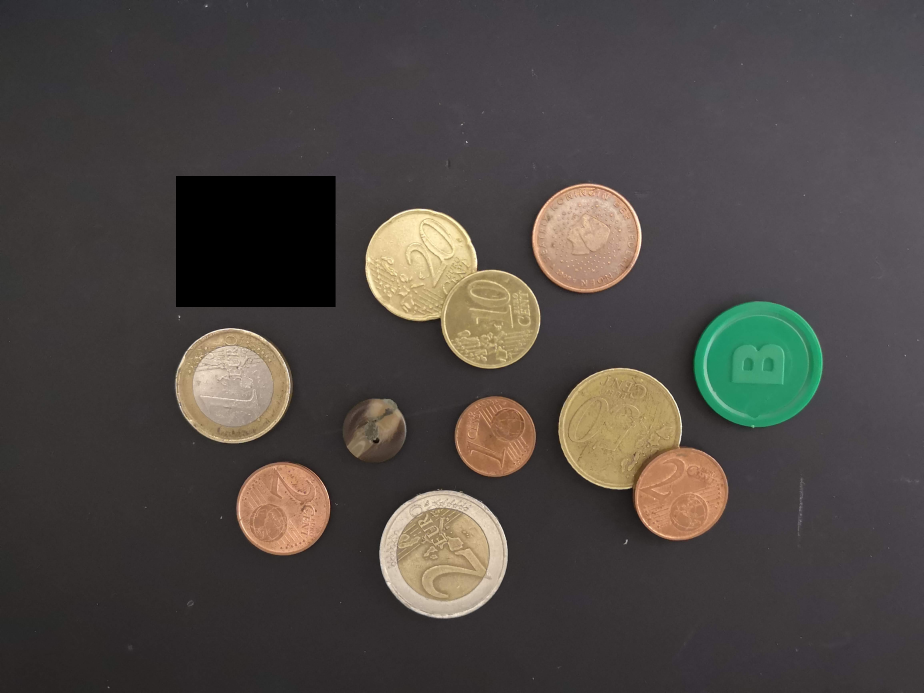
#> input picture Photos/z2_edit.png, 4618 x 3464 px (shown at 1/5 size); its folder holds 5 pictures in this run
$ python main.py
#> lines starting #> are read from the running program, lines starting #| are printed output that depends on the picture; long printed decimals are rounded
# Quinty van Dijk en Bas Vermeulen

import sys
import cv2 as cv
import numpy as np
import os
from matplotlib import pyplot as plt

# Coin class, holds all properties of a coin and can calc it's value
class Coin:
    def __init__(self, number, circle, value=0, material="None"):
        self.number = number
        self.circle = circle
        self.area = self.circle[2]**2*np.pi
        self.material = material
        self.biggest = False
        self.value = value

    # Calc coin value with the area of the biggest coin and it's value
    def calc_value(self, biggest_area, biggest_value):
        ratio = self.area / biggest_area
        if self.value == 0:
            if self.material == "copper":
                if biggest_value == 2:
                    if ratio > 1:
                        self.value = 0
                    if 0.3 < ratio < 0.48:
                        self.value = 0.01
                    if 0.48 < ratio < 0.74:
                        self.value = 0.02
                    if 0.74 < ratio < 0.9:
                        self.value = 0.05
            if self.material == "messing":
                if biggest_value == 2:
                    if ratio > 1:
                        self.value = 0
                    if 0.45 < ratio < 0.75:
                        self.value = 0.10
                    if 0.75 < ratio < 0.9:
                        self.value = 0.20
                    if 0.9 < ratio < 1.05:
                        self.value = 0.50


# Function checks if a coin is a 1 euro or 2 euro coin
def is_euro(hsv_img, circle):
    x, y, r = circle

    # Get color value of center of coin and of edge
    hsv1 = hsv_img[y, x]
    hsv2 = hsv_img[int(y+(r*0.9)), x]

    # Get dif in saturation
    diff = abs(int(hsv1[1]) - int(hsv2[1])) # converting to int to tackle overflow errors
    print(diff)
    print(hsv1, hsv2)

    # if heu is less than 50 this is not a euro coin
    if hsv1[0] < 50:
        return False

    # if diff is bigger than 38 its a 1 euro or 2 euro coin
    if diff > 38:
        if hsv1[1] < hsv2[1]: # If outside has bigger saturation than inside its a 1 euro
            print("1 Euro")
            return 1
        else:
            print("2 Euro")
            return 2
    else: # calc average color of coin and find if it's a copper or messing coin
        circle_img = np.zeros((src.shape[0], src.shape[1]), np.uint8)
        cv.circle(circle_img, (x, y), int(r*0.8), (255, 255, 255), -1)
        data_rgb = cv.mean(hsv_img, mask=circle_img)[:3]
        print(data_rgb)
        if data_rgb[1] > 75 and data_rgb[2] > 70:
            if data_rgb[0] > 105:
                print("copper")
                return 5
            else:
                return 10
        else:
            return False


photos = os.listdir('./Photos')
src = cv.imread("./Photos/" + "z2_edit.png", cv.IMREAD_COLOR)
#> src is the input picture: shape (3464, 4618, 3); mean B, G, R 67.7, 71.4, 76.7

# Check if image is loaded correctly
if src is None:
    print('Error opening image!')

cv.namedWindow("detected circles", cv.WINDOW_NORMAL)
cv.resizeWindow("detected circles", 1200, 900)

coins = []

while True:
    # convert to grayscale
    gray = cv.cvtColor(src, cv.COLOR_BGR2GRAY)
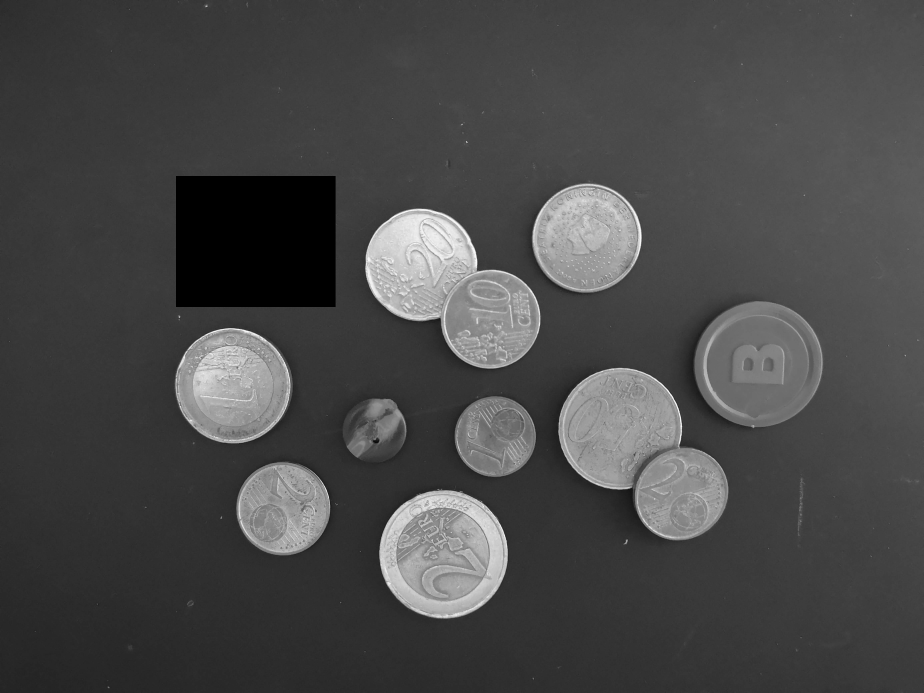
#> gray: shape (3464, 4618) (shown at 1/5 size); min 0, max 254, mean 72.4

    # apply median blur to show edges better, relative big kernel because high resolution picture
    gray = cv.medianBlur(gray, 15)

    # Find circles
    rows = gray.shape[0]
#> rows = 3464
    circles = cv.HoughCircles(gray, cv.HOUGH_GRADIENT, 1, rows / 10,
                              param1=200, param2=23,
                              minRadius=100, maxRadius=300)
#> circles = [[1165.5, 1932.5, 284.3], [2450.5, 1595.5, 247.6], [2474.5, 2182.5, 201.4], [2930.5, 1185.5, 277], [1416.5, 2542.5, 234.3], [2105.5, 1325.5, 279.9], [3090.5, 2144.5, 299.4], [3385.5, 2444.5, 256.7], [3782.5, 1824.5, 249.1], [2196.5, 2759.5, 299.4]]

    # Create a copy for visualization
    show = src.copy()

    if circles is not None:
        circles = np.uint16(np.around(circles))
#> circles = [[1166, 1932, 284], [2450, 1596, 248], [2474, 2182, 201], [2930, 1186, 277], [1416, 2542, 234], [2106, 1326, 280], [3090, 2144, 299], [3386, 2444, 257], [3782, 1824, 249], [2196, 2760, 299]]

        # This for loop looks for the biggest coin on screen. Stops when it found a 2 euro coin
        for i, circle in enumerate(circles[0, :]):
            return_euro = is_euro(cv.cvtColor(src, cv.COLOR_RGB2HSV), circle)
            if return_euro == 2:
                biggest_coin = circle, 2, circle[2]**2*np.pi
                break

            if return_euro == 1:
                biggest_coin = circle, 1, circle[2]**2*np.pi
#> this loop made 10 passes
#> (x in is_euro, y in is_euro, r in is_euro, hsv1 in is_euro, hsv2 in is_euro, diff in is_euro, return_euro, biggest_coin) on passes 1, 10: (1166, 1932, 284, [105, 42, 189], [102, 99, 147], 57, 1, ([1166, 1932, 284], 1, 253388.3)), (2196, 2760, 299, [101, 101, 162], [103, 43, 201], 58, 2, ([2196, 2760, 299], 2, 280861.5))
#> (x in is_euro, y in is_euro, r in is_euro, hsv1 in is_euro, hsv2 in is_euro, diff in is_euro, data_rgb in is_euro, return_euro) on passes 2 to 7: (2450, 1596, 248, [99, 99, 182], [100, 106, 152], 7, (99.35, 103.3, 171.7), 10), (2474, 2182, 201, [107, 140, 144], [109, 135, 163], 5, (108.2, 133.6, 164.2), 5), (2930, 1186, 277, [106, 77, 215], [110, 98, 177], 21, (107.7, 75.92, 200.9), 5), (1416, 2542, 234, [109, 105, 207], [109, 115, 190], 10, (108.9, 114.7, 194.5), 5), (2106, 1326, 280, [99, 81, 232], [100, 85, 232], 4, (98.99, 86.83, 220.9), 10), (3090, 2144, 299, [99, 113, 178], [100, 113, 174], 0, (100.1, 113.6, 173.4), 10)
#> (printed output is left out)

        # When no biggest coin is found stop program
        if biggest_coin:
            print("Biggest coin: ", biggest_coin)
#| Biggest coin:  (array([2196, 2760,  299], dtype=uint16), 2, 280861.525)
        else:
            raise Exception

        # For every circle found check which coin it is
        for i, circle in enumerate(circles[0, :]):
            print("coin nr: ", i)
            x, y, r = circle
            center = (x, y)
            # print circle number to img
            cv.putText(show, str(i), (x, y), cv.FONT_HERSHEY_PLAIN, 4,
                       (255, 0, 0), 6)

            # check if circle is 1 or 2 euro or messing or copper, then print it to screen and add coin to coin array
            return_euro = is_euro(cv.cvtColor(src, cv.COLOR_RGB2HSV), circle)
            if return_euro == 1:
                cv.circle(show, center, r, (255, 0, 0), 3)
                cv.putText(show, "1 Euro", (x, y+50), cv.FONT_HERSHEY_PLAIN, 4,
                           (255, 255, 255), 4)
                coins.append(Coin(i, circle, value=1))

            if return_euro == 2:
                cv.circle(show, center, r, (0, 255, 0), 3)
                cv.putText(show, "2 Euro", (x, y+50), cv.FONT_HERSHEY_PLAIN, 4,
                           (255, 255, 255), 4)
                coins.append(Coin(i, circle, value=2))

            if return_euro == 10:
                cv.circle(show, center, r, (0, 0, 255), 3)
                cv.putText(show, "messing", (x, y+50), cv.FONT_HERSHEY_PLAIN, 4,
                           (255, 255, 255), 4)
                coins.append(Coin(i, circle, material="messing"))

            if return_euro == 5:
                cv.circle(show, center, r, (255, 255, 0), 3)
                cv.putText(show, "copper", (x, y+50), cv.FONT_HERSHEY_PLAIN, 4,
                           (255, 255, 255), 4)
                coins.append(Coin(i, circle, material="copper"))

            if not return_euro:
                cv.circle(show, center, r, (125, 125, 125), 3)
#> this loop made 10 passes
#> (hsv1 in is_euro, hsv2 in is_euro, diff in is_euro, return_euro) on passes 1, 10: ([105, 42, 189], [102, 99, 147], 57, 1), ([101, 101, 162], [103, 43, 201], 58, 2)
#> (printed output is left out)
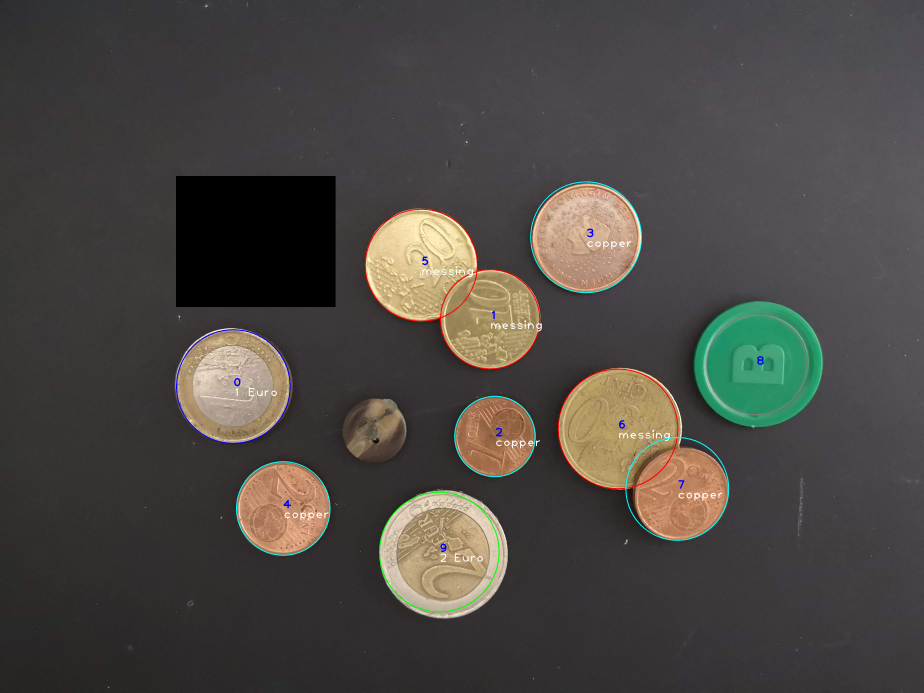
#> show: shape (3464, 4618, 3) (shown at 1/5 size); mean B, G, R 68.1, 71.5, 76.4
#> after the loop, coins = 9 items

        # Finally, show coin ratio and value on screen and get the total sum of coins
        total = 0
        for coin in coins:
            coin.calc_value(biggest_coin[2], biggest_coin[1])
            ratio = coin.area /  biggest_coin[2]
            cv.putText(show, "{:1.3f}".format(ratio), (coin.circle[0], coin.circle[1] + 100), cv.FONT_HERSHEY_PLAIN, 4,
                           (255, 255, 255), 8)
            coin.calc_value(biggest_coin[2], biggest_coin[1])
            cv.putText(show, str(coin.value), (coin.circle[0], coin.circle[1] - 50), cv.FONT_HERSHEY_PLAIN, 6,
                           (0, 0, 255), 8)
            total = total + coin.value
#> this loop made 9 passes
#> total on passes 2 to 8: 1.1, 1.11, 1.16, 1.18, 1.38, 1.88, 1.9
#> total on passes 1, 9: 1, 3.9
#> after the loop, total = 3.9
            # cv.imshow("img" + str(r), circle_img)

    cv.imshow("detected circles", show)


    print("Gevonden bedrag: € {:1.2f}".format(total))
#| Gevonden bedrag: € 3.90
    if cv.waitKey(0) in {1048603, 27}:
#> (key Esc is pressed here)
        cv.destroyAllWindows()
        break

print(coins)
#> (printed output is left out)
